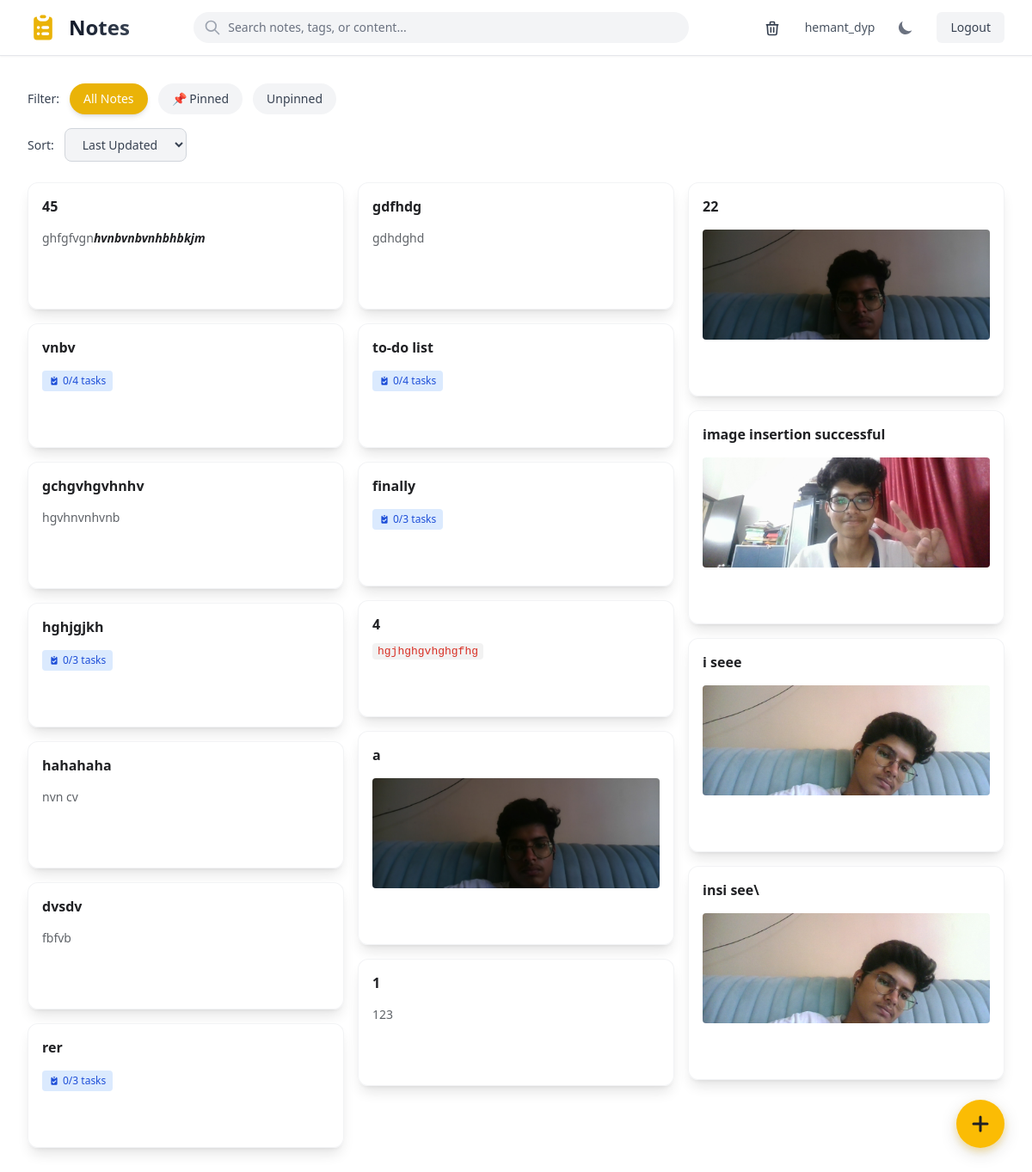
Before: / (signed in) with the older database file.
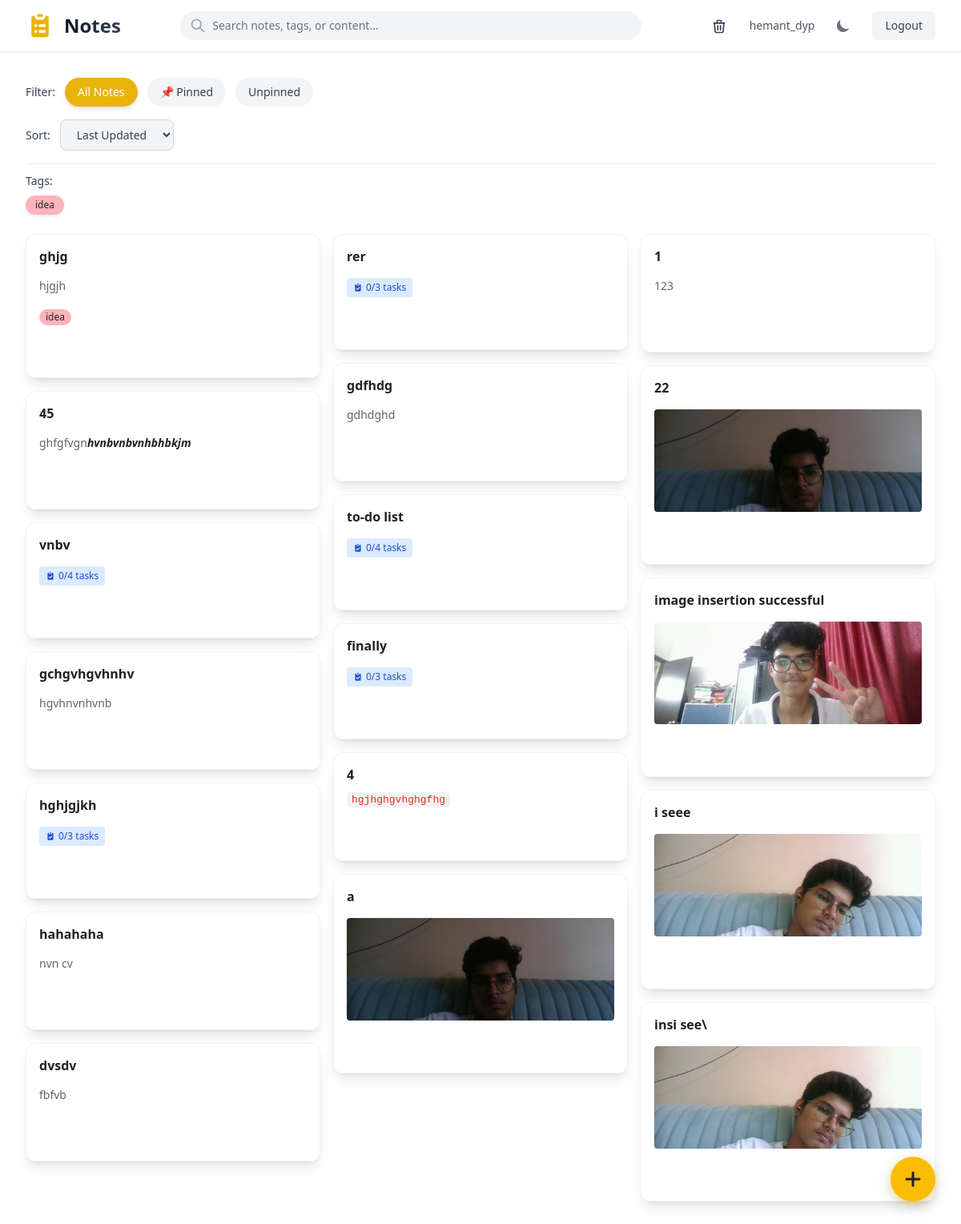
After: the same page with the newer database file.
### notes/models.py (models this page shows, shortened)
class Note(models.Model):
    user = models.ForeignKey(
        User,
        on_delete=models.CASCADE,
        help_text="Note owner"
    )
    title = models.CharField(
        max_length=200,
        help_text="Note title (required)"
    )
    content = models.TextField(
        blank=True,
        help_text="Note content in Markdown format"
    )
    tags = models.ManyToManyField(
        Tag,
        blank=True,
        related_name='notes',
        help_text="Tags for categorizing this note"
    )
    is_pinned = models.BooleanField(
        default=False,
        help_text="Whether note is pinned to top of list"
    )
    is_deleted = models.BooleanField(
        default=False,
        help_text="Soft delete flag (recycle bin)"
    )
    created_at = models.DateTimeField(
        auto_now_add=True,
        help_text="When note was created"
    )
    updated_at = models.DateTimeField(
        auto_now=True,
        help_text="When note was last modified"
    )
    class Meta:
        ordering = ['-is_pinned', '-updated_at']
        verbose_name = 'Note'
        verbose_name_plural = 'Notes'

class Tag(models.Model):
    name = models.CharField(
        max_length=50,
        help_text="Tag name (e.g., 'work', 'personal', 'ideas')"
    )
    user = models.ForeignKey(
        User,
        on_delete=models.CASCADE,
        help_text="Tag owner"
    )
    color = models.CharField(
        max_length=7,
        default='#FFD580',
        help_text="Hex color code for tag chip"
    )
    created_at = models.DateTimeField(
        auto_now_add=True,
        help_text="When tag was created"
    )
    class Meta:
        ordering = ['name']
        unique_together = ['name', 'user']  # Each user can have unique tag names
        verbose_name = 'Tag'
        verbose_name_plural = 'Tags'

### notes/views.py (the view)
# urls.py: path('', views.note_list_view, name='note_list'),
@login_required
def note_list_view(request):
    notes = Note.objects.filter(
        user=request.user,
        is_deleted=False
    ).prefetch_related('tags')
    search_query = request.GET.get('search', '').strip()
    tag_filter = request.GET.get('tag', '').strip()
    pinned_filter = request.GET.get('filter', 'all')
    sort_param = request.GET.get('sort', 'default')
    if search_query:
        notes = notes.filter(
            Q(title__icontains=search_query) |
            Q(content__icontains=search_query) |
            Q(tags__name__icontains=search_query)
        ).distinct()
    if tag_filter:
        notes = notes.filter(tags__name__iexact=tag_filter)
    if pinned_filter == 'pinned':
        notes = notes.filter(is_pinned=True)
    elif pinned_filter == 'unpinned':
        notes = notes.filter(is_pinned=False)
    if sort_param == 'newest':
        notes = notes.order_by('-is_pinned', '-created_at')
    elif sort_param == 'oldest':
        notes = notes.order_by('-is_pinned', 'created_at')
    elif sort_param == 'az':
        notes = notes.order_by('-is_pinned', 'title')
    elif sort_param == 'za':
        notes = notes.order_by('-is_pinned', '-title')
    else:  # default
        notes = notes.order_by('-is_pinned', '-updated_at')
    user_tags = Tag.objects.filter(user=request.user).distinct()
    context = {
        'notes': notes,
        'user_tags': user_tags,
        'search_query': search_query,
        'tag_filter': tag_filter,
        'pinned_filter': pinned_filter,
        'sort_param': sort_param,
    }
    if request.headers.get('HX-Request'):
        return render(request, 'notes/partials/note_list_partial.html', context)
    return render(request, 'notes/note_list.html', context)

### templates/notes/note_list.html (shortened to what this page needs)
{% extends 'notes/base.html' %}
{% block extra_head %}
<link rel="stylesheet" href="https://cdn.jsdelivr.net/npm/easymde/dist/easymde.min.css">
{% endblock %}
{% block content %}
{% if user.is_authenticated %}
<button id="open-modal-btn" class="floating-add-btn" title="Add note">
  <svg class="w-6 h-6" fill="none" stroke="currentColor" viewBox="0 0 24 24">
    <path stroke-linecap="round" stroke-linejoin="round" stroke-width="3" d="M12 4v16m8-8H4"/>
  </svg>
</button>
{% endif %}
{% if user.is_authenticated %}
<div class="mb-6 space-y-4">
  <div class="flex flex-wrap items-center gap-3">
    <span class="text-sm font-medium text-gray-700 dark:text-gray-300">Filter:</span>
    <button
      class="filter-btn px-4 py-2 rounded-full text-sm font-medium transition-all duration-200 {% if pinned_filter == 'all' %}bg-yellow-500 text-white shadow-md{% else %}bg-gray-100 dark:bg-[#303134] text-gray-700 dark:text-gray-300 hover:bg-gray-200 dark:hover:bg-[#3c4043]{% endif %}"
      data-filter="all"
      hx-get="{% url 'notes:note_list' %}"
      hx-target="#notes-list"
      hx-include="#search-input,#sort-input,#tag-input"
      hx-vals='{"filter": "all"}'>
      All Notes
    </button>
    <button
      class="filter-btn px-4 py-2 rounded-full text-sm font-medium transition-all duration-200 {% if pinned_filter == 'pinned' %}bg-yellow-500 text-white shadow-md{% else %}bg-gray-100 dark:bg-[#303134] text-gray-700 dark:text-gray-300 hover:bg-gray-200 dark:hover:bg-[#3c4043]{% endif %}"
      data-filter="pinned"
      hx-get="{% url 'notes:note_list' %}"
      hx-target="#notes-list"
      hx-include="#search-input,#sort-input,#tag-input"
      hx-vals='{"filter": "pinned"}'>
      📌 Pinned
    </button>
    <button
      class="filter-btn px-4 py-2 rounded-full text-sm font-medium transition-all duration-200 {% if pinned_filter == 'unpinned' %}bg-yellow-500 text-white shadow-md{% else %}bg-gray-100 dark:bg-[#303134] text-gray-700 dark:text-gray-300 hover:bg-gray-200 dark:hover:bg-[#3c4043]{% endif %}"
      data-filter="unpinned"
      hx-get="{% url 'notes:note_list' %}"
      hx-target="#notes-list"
      hx-include="#search-input,#sort-input,#tag-input"
      hx-vals='{"filter": "unpinned"}'>
      Unpinned
    </button>
  </div>
  <div class="flex flex-wrap items-center gap-3">
    <span class="text-sm font-medium text-gray-700 dark:text-gray-300">Sort:</span>
    <select
      name="sort"
      id="sort-select"
      hx-get="{% url 'notes:note_list' %}"
      hx-trigger="change"
      hx-target="#notes-list"
      hx-include="#search-input,#filter-input,#tag-input"
      class="px-4 py-2 rounded-lg text-sm font-medium bg-gray-100 dark:bg-[#303134] text-gray-700 dark:text-gray-300 border border-gray-300 dark:border-[#5f6368] focus:outline-none focus:ring-2 focus:ring-yellow-500 dark:focus:ring-yellow-600 transition-all cursor-pointer">
      <option value="default" {% if sort_param == 'default' %}selected{% endif %}>Last Updated</option>
    </select>
  </div>
  {% if user_tags %}
  <div class="pt-2 border-t border-gray-200 dark:border-gray-700">
    <span class="text-sm font-medium text-gray-700 dark:text-gray-300 mb-2 inline-block">Tags:</span>
    <div class="flex flex-wrap gap-2">
      {% for tag in user_tags %}
      <button
        class="tag-chip px-3 py-1 rounded-full text-xs font-medium transition-all duration-200 {% if tag_filter == tag.name %}ring-2 ring-gray-800 dark:ring-gray-200{% endif %} hover:scale-105 hover:shadow-lg"
        style="background-color: {{ tag.color }}; color: #202124;"
        hx-get="{% url 'notes:note_list' %}"
        hx-target="#notes-list"
        hx-include="#search-input,#filter-input,#sort-input"
        hx-vals='{"tag": "{{ tag.name }}"}'>
        {{ tag.name }}
      </button>
      {% endfor %}
    </div>
  </div>
  {% endif %}
</div>
{% endif %}
<div id="notes-list">
  {% include 'notes/partials/note_list_partial.html' %}
</div>
{% endblock %}

### templates/notes/base.html (shortened to what this page needs)
<!doctype html>
<html lang="en" class="h-full">
<head>
  <script src="https://cdn.tailwindcss.com"></script>
  <link rel="stylesheet" href="https://cdnjs.cloudflare.com/ajax/libs/font-awesome/4.7.0/css/font-awesome.min.css">
  {% block extra_head %}{% endblock %}
</head>
<body class="h-full bg-white dark:bg-[#202124] transition-colors duration-200">
<nav class="bg-white dark:bg-[#202124] border-b border-gray-200 dark:border-gray-800 sticky top-0 z-50 shadow-sm dark:shadow-gray-900">
  <div class="max-w-7xl mx-auto px-4 sm:px-6 lg:px-8">
    <div class="flex justify-between items-center h-16">
      <div class="flex items-center">
        <a href="{% url 'notes:note_list' %}" class="flex items-center space-x-3 group">
          <span class="text-2xl font-bold bg-gradient-to-r from-gray-900 to-gray-700 dark:from-white dark:to-gray-300 bg-clip-text text-transparent group-hover:from-yellow-600 group-hover:to-yellow-500 dark:group-hover:from-yellow-400 dark:group-hover:to-yellow-300 transition-all duration-200">Notes</span>
        </a>
      </div>
      {% if user.is_authenticated %}
      <div class="flex-1 max-w-xl mx-4 hidden md:block">
        <div class="relative">
          <input
            type="text"
            id="search-input"
            name="search"
            placeholder="Search notes, tags, or content..."
            value="{{ search_query }}"
            hx-get="{% url 'notes:note_list' %}"
            hx-trigger="keyup changed delay:300ms, search"
            hx-target="#notes-list"
            hx-include="[name='filter'],[name='sort'],[name='tag']"
            class="w-full bg-gray-100 dark:bg-[#303134] text-gray-900 dark:text-gray-200 placeholder-gray-500 dark:placeholder-gray-400 rounded-full pl-10 pr-4 py-2 text-sm focus:outline-none focus:ring-2 focus:ring-yellow-500 dark:focus:ring-yellow-600 transition-all"
          />
          <svg class="w-5 h-5 absolute left-3 top-1/2 transform -translate-y-1/2 text-gray-400 dark:text-gray-500" fill="none" stroke="currentColor" viewBox="0 0 24 24">
            <path stroke-linecap="round" stroke-linejoin="round" stroke-width="2" d="M21 21l-6-6m2-5a7 7 0 11-14 0 7 7 0 0114 0z"/>
          </svg>
        </div>
      </div>
      {% endif %}
      <div class="flex items-center space-x-4">
        {% if user.is_authenticated %}
          <a href="{% url 'notes:recycle_bin' %}" class="text-gray-700 dark:text-gray-300 hover:text-yellow-600 dark:hover:text-yellow-500 px-3 py-2 rounded-md text-sm font-medium transition-colors">
            <svg class="w-5 h-5 inline-block" fill="none" stroke="currentColor" viewBox="0 0 24 24">
              <path stroke-linecap="round" stroke-linejoin="round" stroke-width="2" d="M19 7l-.867 12.142A2 2 0 0116.138 21H7.862a2 2 0 01-1.995-1.858L5 7m5 4v6m4-6v6m1-10V4a1 1 0 00-1-1h-4a1 1 0 00-1 1v3M4 7h16"/>
            </svg>
          </a>
          <span class="text-gray-600 dark:text-gray-400 text-sm hidden sm:inline">{{ user.username }}</span>
          <button
            id="theme-toggle"
            type="button"
            class="text-gray-500 dark:text-gray-400 hover:bg-gray-100 dark:hover:bg-gray-700 focus:outline-none focus:ring-2 focus:ring-gray-200 dark:focus:ring-gray-700 rounded-lg p-2.5 transition-colors"
            title="Toggle dark mode">
            <svg id="theme-toggle-dark-icon" class="hidden w-5 h-5" fill="currentColor" viewBox="0 0 20 20">
              <path d="M17.293 13.293A8 8 0 016.707 2.707a8.001 8.001 0 1010.586 10.586z"/>
            </svg>
          </button>
          <a href="{% url 'logout' %}" class="bg-gray-100 dark:bg-gray-700 text-gray-700 dark:text-gray-300 hover:bg-gray-200 dark:hover:bg-gray-600 px-4 py-2 rounded-md text-sm font-medium transition-colors">
            Logout
          </a>
        {% endif %}
      </div>
    </div>
  </div>
</nav>
<main class="max-w-7xl mx-auto px-4 sm:px-6 lg:px-8 py-8">
  {% block content %}{% endblock %}
</main>
</body>
</html>

### templates/notes/partials/note_list_partial.html (shortened to what this page needs)
{% if notes %}
<div class="masonry">
  {% for note in notes %}
    {% include 'notes/partials/note_card.html' %}
  {% endfor %}
</div>
{% endif %}

### templates/notes/partials/note_card.html (shortened to what this page needs)
{% load markdown_extras %}
<div id="note-{{ note.id }}" class="masonry-item group">
  <div class="bg-white/90 dark:bg-[#2a2b2e]/95 backdrop-blur-sm rounded-xl border border-gray-200/50 dark:border-[#5f6368]/50 shadow-lg hover:shadow-2xl dark:shadow-gray-900/50 dark:hover:shadow-yellow-500/10 overflow-hidden transition-all duration-300 ease-in-out relative transform hover:-translate-y-2 hover:scale-[1.02]">
    <a href="{% url 'notes:note_view' note.id %}" class="block p-4 hover:bg-gray-50/50 dark:hover:bg-[#303134] transition-all duration-200">
      <div class="flex items-start justify-between mb-2">
        <h3 class="text-base font-semibold text-[#202124] dark:text-[#e8eaed] leading-snug pr-2 flex-1 break-words">
          {{ note.title|default:"Untitled" }}
        </h3>
      </div>
      {% if note.content %}
      <div class="text-sm text-[#5f6368] dark:text-[#9aa0a6] line-clamp-6 prose prose-sm max-w-none note-preview leading-relaxed">
        {{ note.content|render_note_preview }}
      </div>
      {% endif %}
      {% if note.tags.exists %}
      <div class="flex flex-wrap gap-1.5 mt-3">
        {% for tag in note.tags.all %}
        <span
          class="px-2 py-0.5 rounded-full text-xs font-medium transition-all duration-200 hover:scale-105 cursor-pointer"
          style="background-color: {{ tag.color }}; color: #202124;">
          {{ tag.name }}
        </span>
        {% endfor %}
      </div>
      {% endif %}
    </a>
  </div>
</div>

### templates/notes/base.html (style rules this page uses)
.masonry { column-count: 1; column-gap: 1rem; }
@media (min-width: 640px) { .masonry { column-count: 2; column-gap: 1rem; } }
@media (min-width: 1024px) { .masonry { column-count: 3; column-gap: 1rem; } }
.masonry-item { break-inside: avoid; margin-bottom: 1rem; }
* { transition-property: background-color, border-color, color, fill, stroke, opacity, transform, box-shadow; transition-timing-function: cubic-bezier(0.4, 0, 0.2, 1); transition-duration: 200ms; }
.floating-add-btn { position: fixed; bottom: 2rem; right: 2rem; width: 56px; height: 56px; border-radius: 50%; background: #fbbc04; color: #202124; box-shadow: 0 4px 8px rgba(251, 188, 4, 0.3), 0 6px 20px rgba(0, 0, 0, 0.15); display: flex; align-items: center; justify-content: center; cursor: pointer; transition: all 0.3s cubic-bezier(0.4, 0, 0.2, 1); z-index: 100; border: none; }

### templates/notes/note_list.html (style rules this page uses)
.prose.prose-sm { font-size: 0.875rem; line-height: 1.5; color: #5f6368; }
.prose.prose-sm p { margin: 0.5em 0; }
.prose.prose-sm strong { font-weight: 600; color: #202124; }
.prose.prose-sm em { font-style: italic; }
.prose.prose-sm code { background: rgba(0, 0, 0, 0.05); color: #d93025; padding: 0.125rem 0.375rem; border-radius: 0.25rem; font-size: 0.8125rem; font-family: 'Roboto Mono', ui-monospace, monospace; }
.filter-btn, .tag-chip { backdrop-filter: blur(8px); -webkit-backdrop-filter: blur(8px); }
.masonry-item { animation: fadeIn 0.4s ease-out; }
.masonry-item h3 { transition: color 0.2s ease; }
#search-input { backdrop-filter: blur(8px); -webkit-backdrop-filter: blur(8px); }
.tag-chip { box-shadow: 0 2px 4px rgba(0, 0, 0, 0.1); }

Changed rows visible on the page:
added Tag: name "idea"
added Note: title "ghjg", content|render_note_preview "hjgjh"
Other visible differences:
text now shown: "Tags:"
